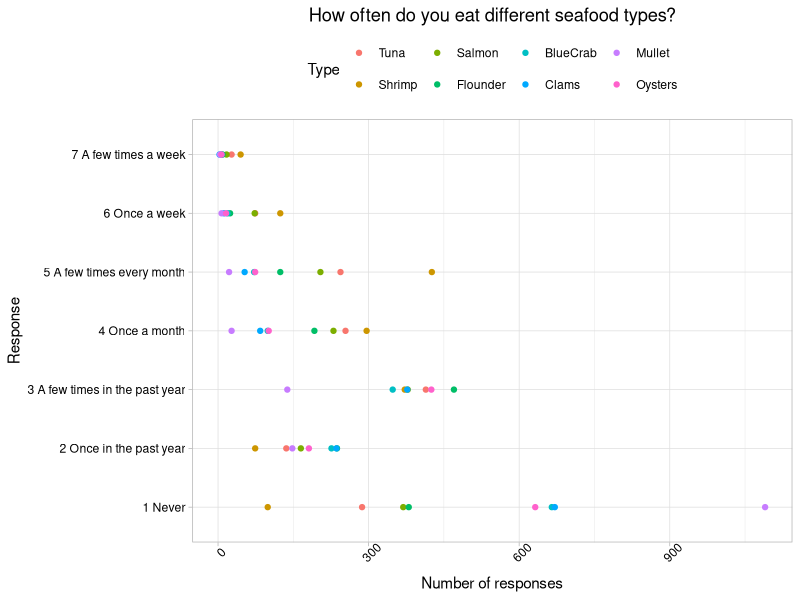
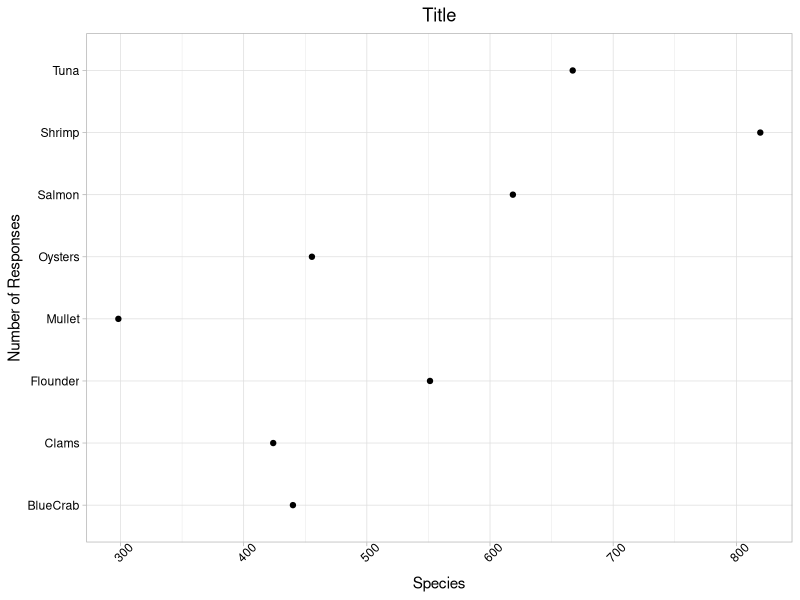
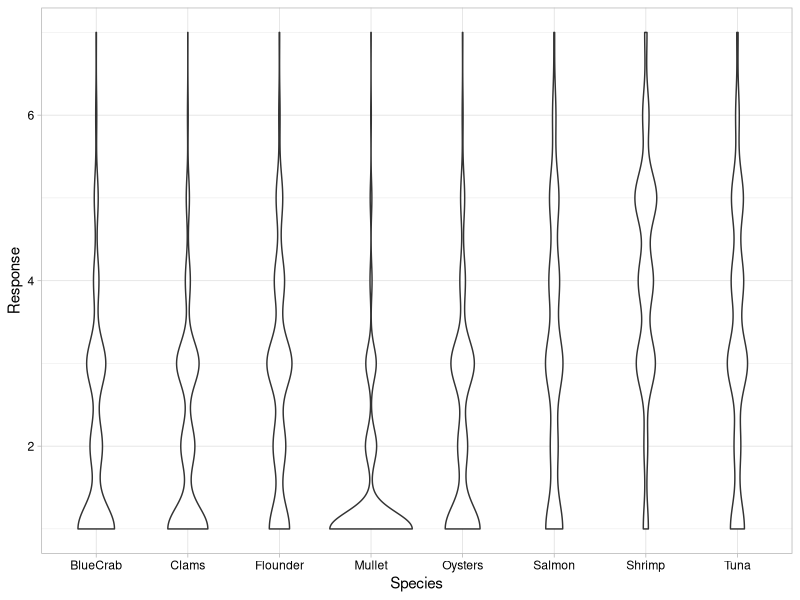
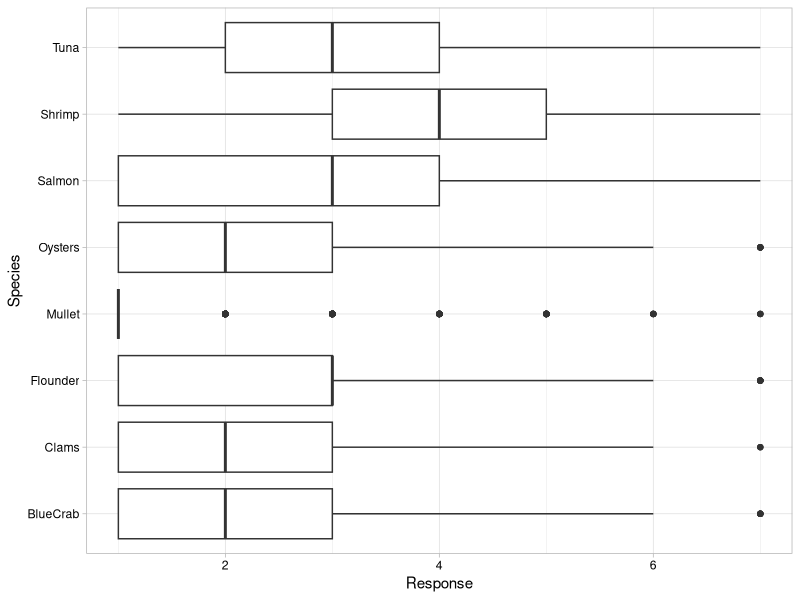
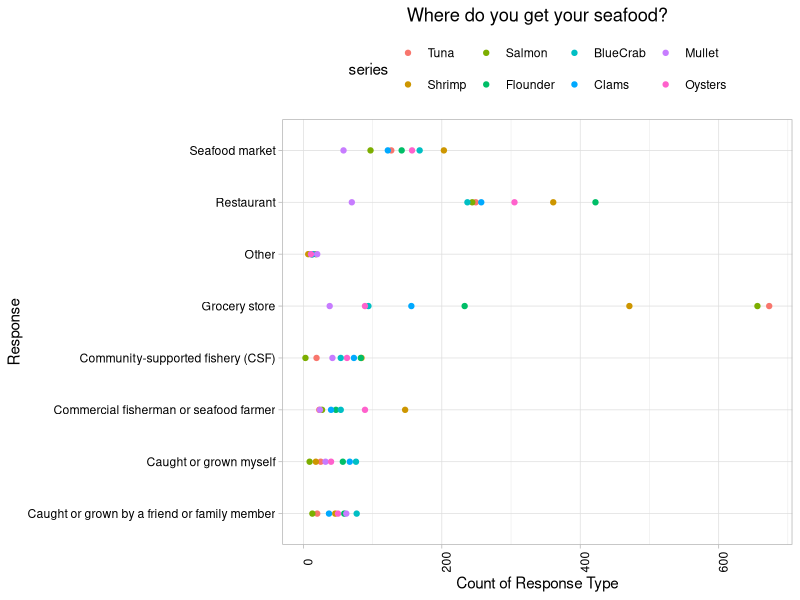
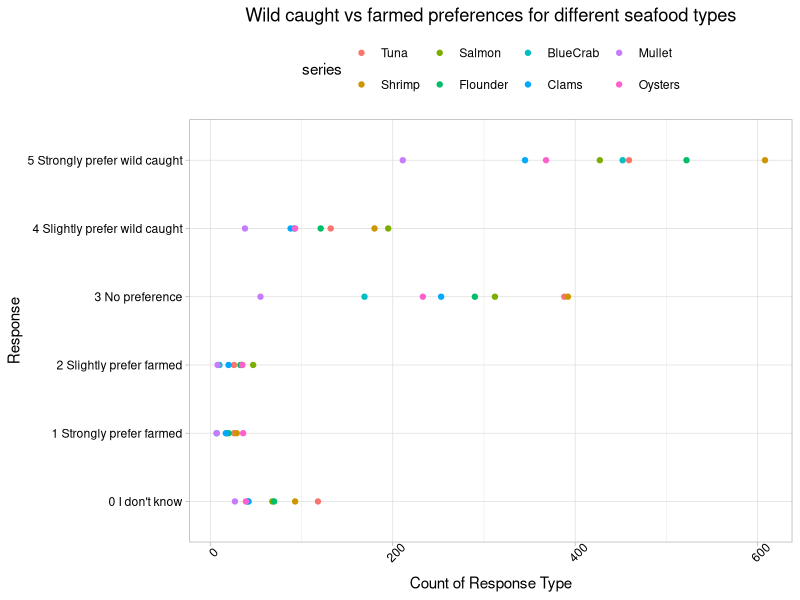
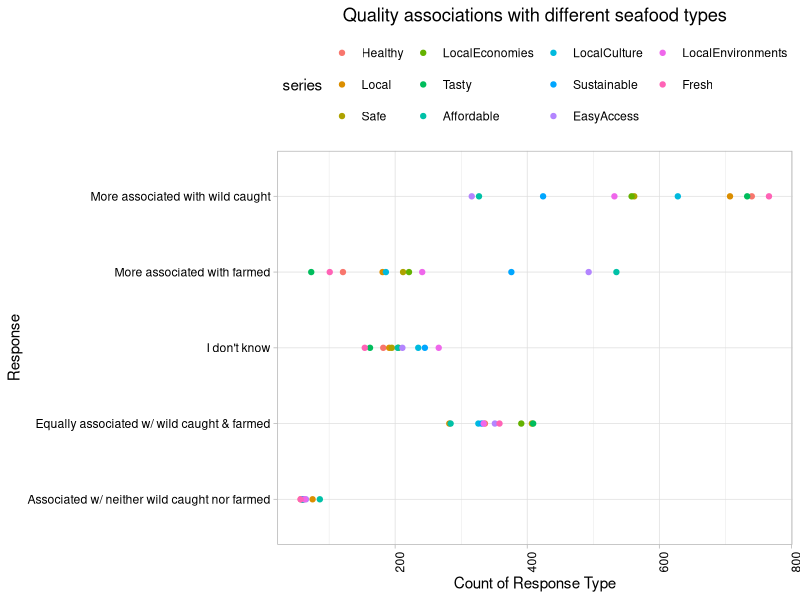
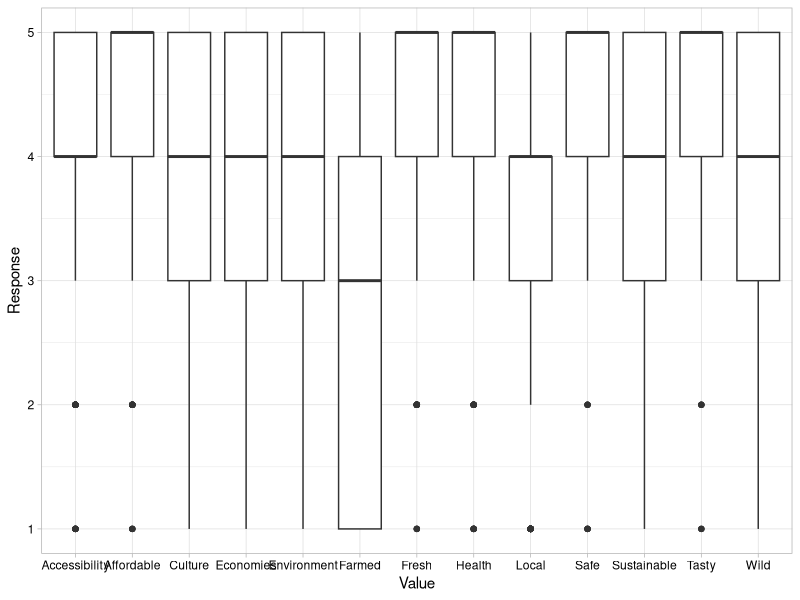

The R source for these figures, in order:
## ---- chunk 1
knitr::opts_chunk$set(echo = TRUE)
## ---- chunk 2
getwd()
library(tidyverse)
library(ggplot2)
library(reshape2)

survey.dat <- read.csv("./AquacultureSurveyData.csv")
survey.codes <- read.csv("./AquacultureSurveyCodes.csv")

# Set ggplot theme
mytheme <- theme_light() +
  theme(axis.text = element_text(color = "black"), 
        legend.position = "top")
theme_set(mytheme)
## ---- chunk 3
freq.sp <- select(survey.dat, Frequency_Tuna:Frequency_Oysters)

freq.sp.Tuna <- as.data.frame(table(freq.sp$Frequency_Tuna))
freq.sp.Shrimp <- as.data.frame(table(freq.sp$Frequency_Shrimp))
freq.sp.Salmon <- as.data.frame(table(freq.sp$Frequency_Salmon))
freq.sp.Flounder <- as.data.frame(table(freq.sp$Frequency_Flounder))
freq.sp.BlueCrab <- as.data.frame(table(freq.sp$Frequency_BlueCrab))
freq.sp.Clams <- as.data.frame(table(freq.sp$Frequency_Clams))
freq.sp.Mullet <- as.data.frame(table(freq.sp$Frequency_Mullet))
freq.sp.Oysters <- as.data.frame(table(freq.sp$Frequency_Oysters))

freq.sp.summary <- freq.sp.Tuna %>% 
  left_join(freq.sp.Shrimp, by = "Var1") %>% 
  left_join(freq.sp.Salmon, by = "Var1") %>% 
  left_join(freq.sp.Flounder, by = "Var1") %>% 
  left_join(freq.sp.BlueCrab, by = "Var1") %>% 
  left_join(freq.sp.Clams, by = "Var1") %>% 
  left_join(freq.sp.Mullet, by = "Var1") %>% 
  left_join(freq.sp.Oysters, by = "Var1")
freq.sp.summary <- freq.sp.summary %>% 
  rename(Response = Var1,
         Tuna = Freq.x,
         Shrimp = Freq.y,
         Salmon = Freq.x.x,
         Flounder = Freq.y.y,
         BlueCrab = Freq.x.x.x,
         Clams = Freq.y.y.y,
         Mullet = Freq.x.x.x.x,
         Oysters = Freq.y.y.y.y)

freq.response.meaning <- c("1 Never", 
                           "2 Once in the past year", 
                           "3 A few times in the past year",
                           "4 Once a month",
                           "5 A few times every month",
                           "6 Once a week",
                           "7 A few times a week")

freq.sp.summary$Response_Explanation <- freq.response.meaning

#melt data frame into long format
freq.sp.summary.long <- melt(freq.sp.summary,  id.vars = 'Response_Explanation', variable.name = 'series')
freq.sp.summary.long <- freq.sp.summary.long[-c(1, 2, 3, 4, 5, 6, 7), ]
freq.sp.summary.long$value <- as.numeric(freq.sp.summary.long$value)

#create plot for each column in data frame
ggplot(freq.sp.summary.long, aes(y=Response_Explanation, x=value)) +
  geom_point(aes(colour = series)) + 
  labs(title ="How often do you eat different seafood types?",
       x="Number of responses",
       y="Response",
       color = "Type") + 
  theme(axis.text.x = element_text(angle = 45), 
        plot.title = element_text(hjust=0.5))

## ---- chunk 4
#which species are eaten most frequently
freq.sp.summary$Response <- as.numeric(freq.sp.summary$Response)
freq.sp.summary.which <- freq.sp.summary %>% 
  mutate(Tuna.freq = Tuna * Response,
         Shrimp.freq = Shrimp * Response,
         Salmon.freq = Salmon * Response,
         Flounder.freq = Flounder * Response,
         BlueCrab.freq = BlueCrab * Response,
         Clams.freq = Clams * Response,
         Mullet.freq = Mullet * Response,
         Oysters.freq = Oysters * Response) %>% 
  select(Response, Response_Explanation:Oysters.freq) %>% 
  summarize(Tuna = mean(Tuna.freq),
            Shrimp = mean(Shrimp.freq),
            Salmon = mean(Salmon.freq),
            Flounder = mean(Flounder.freq),
            BlueCrab = mean(BlueCrab.freq),
            Clams = mean(Clams.freq),
            Mullet = mean(Mullet.freq),
            Oysters = mean(Oysters.freq)) %>% 
  pivot_longer(Tuna:Oysters, names_to = "Species", values_to = "ResponseMean")

#plot most frequently eaten sp
ggplot(freq.sp.summary.which) +
  geom_point(aes(y = Species, x = ResponseMean)) + 
  labs(title = "Title", 
       y = "Number of Responses", 
       x = "Species") + 
  theme(axis.text.x = element_text(angle = 45), 
        plot.title = element_text(hjust=0.5))
## ---- chunk 5
freq.sp.pivot <- freq.sp %>% 
  rename(Tuna = Frequency_Tuna,
         Shrimp = Frequency_Shrimp,
         Salmon = Frequency_Salmon,
         Flounder = Frequency_Flounder,
         BlueCrab = Frequency_BlueCrab,
         Clams = Frequency_Clams,
         Mullet = Frequency_Mullet,
         Oysters = Frequency_Oysters) %>% 
  pivot_longer(Tuna:Oysters, names_to = "Species", values_to = "Response") %>% 
  mutate(Response = Response + 1)

# Violin plot
freq.pivot.violin <-
  ggplot(freq.sp.pivot, aes(x = Species, y = Response)) +
  geom_violin()
freq.pivot.violin

# Box plot
freq.pivot.box <-
  ggplot(freq.sp.pivot, aes(y = Species, x = Response)) +
  geom_boxplot()
freq.pivot.box
## ---- chunk 6
where.sp <- select(survey.dat, Where_Tuna:Where_Oysters)

where.sp.Tuna <- as.data.frame(table(where.sp$Where_Tuna))
where.sp.Shrimp <- as.data.frame(table(where.sp$Where_Shrimp))
where.sp.Salmon <- as.data.frame(table(where.sp$Where_Salmon))
where.sp.Flounder <- as.data.frame(table(where.sp$Where_Flounder))
where.sp.BlueCrab <- as.data.frame(table(where.sp$Where_BlueCrab))
where.sp.Clams <- as.data.frame(table(where.sp$Where_Clams))
where.sp.Mullet <- as.data.frame(table(where.sp$Where_Mullet))
where.sp.Oysters <- as.data.frame(table(where.sp$Where_Oysters))

where.sp.summary <- where.sp.Tuna %>% 
  left_join(where.sp.Shrimp, by = "Var1") %>% 
  left_join(where.sp.Salmon, by = "Var1") %>% 
  left_join(where.sp.Flounder, by = "Var1") %>% 
  left_join(where.sp.BlueCrab, by = "Var1") %>% 
  left_join(where.sp.Clams, by = "Var1") %>% 
  left_join(where.sp.Mullet, by = "Var1") %>% 
  left_join(where.sp.Oysters, by = "Var1")
where.sp.summary <- where.sp.summary %>% 
  rename(Response = Var1,
         Tuna = Freq.x,
         Shrimp = Freq.y,
         Salmon = Freq.x.x,
         Flounder = Freq.y.y,
         BlueCrab = Freq.x.x.x,
         Clams = Freq.y.y.y,
         Mullet = Freq.x.x.x.x,
         Oysters = Freq.y.y.y.y)

where.response.meaning <- c("Caught or grown myself", 
                           "Caught or grown by a friend or family member", 
                           "Grocery store",
                           "Restaurant",
                           "Seafood market",
                           "Commercial fisherman or seafood farmer",
                           "Community-supported fishery (CSF)",
                           "Other")

where.sp.summary$Response_Explanation <- where.response.meaning

#melt data frame into long format
where.sp.summary.long <- melt(where.sp.summary,  id.vars = 'Response_Explanation', variable.name = 'series')
where.sp.summary.long <- where.sp.summary.long[-c(1, 2, 3, 4, 5, 6, 7, 8), ]
where.sp.summary.long$value <- as.numeric(where.sp.summary.long$value)

#create plot for each column in data frame
ggplot(where.sp.summary.long, aes(y=Response_Explanation, x=value)) +
  geom_point(aes(colour = series)) + 
  labs(title ="Where do you get your seafood?",
       x="Count of Response Type",
       y="Response") + 
  theme(axis.text.x = element_text(angle = 90), 
        plot.title = element_text(hjust=0.5))
## ---- chunk 7
pref.sp <- select(survey.dat, Preference_Tuna:Preference_Oysters)

pref.sp.Tuna <- as.data.frame(table(pref.sp$Preference_Tuna))
pref.sp.Shrimp <- as.data.frame(table(pref.sp$Preference_Shrimp))
pref.sp.Salmon <- as.data.frame(table(pref.sp$Preference_Salmon))
pref.sp.Flounder <- as.data.frame(table(pref.sp$Preference_Flounder))
pref.sp.BlueCrab <- as.data.frame(table(pref.sp$Preference_BlueCrab))
pref.sp.Clams <- as.data.frame(table(pref.sp$Preference_Clams))
pref.sp.Mullet <- as.data.frame(table(pref.sp$Preference_Mullet))
pref.sp.Oysters <- as.data.frame(table(pref.sp$Preference_Oysters))

pref.sp.summary <- pref.sp.Tuna %>% 
  left_join(pref.sp.Shrimp, by = "Var1") %>% 
  left_join(pref.sp.Salmon, by = "Var1") %>% 
  left_join(pref.sp.Flounder, by = "Var1") %>% 
  left_join(pref.sp.BlueCrab, by = "Var1") %>% 
  left_join(pref.sp.Clams, by = "Var1") %>% 
  left_join(pref.sp.Mullet, by = "Var1") %>% 
  left_join(pref.sp.Oysters, by = "Var1")
pref.sp.summary <- pref.sp.summary %>% 
  rename(Response = Var1,
         Tuna = Freq.x,
         Shrimp = Freq.y,
         Salmon = Freq.x.x,
         Flounder = Freq.y.y,
         BlueCrab = Freq.x.x.x,
         Clams = Freq.y.y.y,
         Mullet = Freq.x.x.x.x,
         Oysters = Freq.y.y.y.y)

pref.response.meaning <- c("5 Strongly prefer wild caught", 
                           "4 Slightly prefer wild caught", 
                           "3 No preference",
                           "2 Slightly prefer farmed",
                           "1 Strongly prefer farmed",
                           "0 I don't know")

pref.sp.summary$Response_Explanation <- pref.response.meaning

#melt data frame into long format
pref.sp.summary.long <- melt(pref.sp.summary,  id.vars = 'Response_Explanation', variable.name = 'series')
pref.sp.summary.long <- pref.sp.summary.long[-c(1, 2, 3, 4, 5, 6), ]
pref.sp.summary.long$value <- as.numeric(pref.sp.summary.long$value)

#create plot for each column in data frame
ggplot(pref.sp.summary.long, aes(y=Response_Explanation, x=value)) +
  geom_point(aes(colour = series)) + 
  labs(title ="Wild caught vs farmed preferences for different seafood types",
       x="Count of Response Type",
       y="Response") + 
  theme(axis.text.x = element_text(angle = 45), 
        plot.title = element_text(hjust=0.5))
## ---- chunk 8
qual.sp <- select(survey.dat, Qualities_Healthy:Qualities_Fresh)

qual.sp.Healthy <- as.data.frame(table(qual.sp$Qualities_Healthy))
qual.sp.Local <- as.data.frame(table(qual.sp$Qualities_Local))
qual.sp.Safe <- as.data.frame(table(qual.sp$Qualities_Safe))
qual.sp.Local_Economies <- as.data.frame(table(qual.sp$Qualities_Local_Economies))
qual.sp.Tasty <- as.data.frame(table(qual.sp$Qualities_Tasty))
qual.sp.Affordable <- as.data.frame(table(qual.sp$Qualities_Affordable))
qual.sp.Local_Culture <- as.data.frame(table(qual.sp$Qualities_Local_Culture))
qual.sp.Sustainable <- as.data.frame(table(qual.sp$Qualities_Sustainable))
qual.sp.Easy_Access <- as.data.frame(table(qual.sp$Qualities_Easy_Access))
qual.sp.Local_Environments <- as.data.frame(table(qual.sp$Qualities_Local_Environments))
qual.sp.Fresh <- as.data.frame(table(qual.sp$Qualities_Fresh))

qual.sp.summary <- qual.sp.Healthy %>% 
  left_join(qual.sp.Local, by = "Var1") %>% 
  left_join(qual.sp.Safe, by = "Var1") %>% 
  left_join(qual.sp.Local_Economies, by = "Var1") %>% 
  left_join(qual.sp.Tasty, by = "Var1") %>% 
  left_join(qual.sp.Affordable, by = "Var1") %>% 
  left_join(qual.sp.Local_Culture, by = "Var1") %>% 
  left_join(qual.sp.Sustainable, by = "Var1") %>%
  left_join(qual.sp.Easy_Access, by = "Var1") %>%
  left_join(qual.sp.Local_Environments, by = "Var1") %>%
  left_join(qual.sp.Fresh, by = "Var1")
qual.sp.summary <- qual.sp.summary %>% 
  rename(Response = Var1,
         Healthy = Freq.x,
         Local = Freq.y,
         Safe = Freq.x.x,
         LocalEconomies = Freq.y.y,
         Tasty = Freq.x.x.x,
         Affordable = Freq.y.y.y,
         LocalCulture = Freq.x.x.x.x,
         Sustainable = Freq.y.y.y.y,
         EasyAccess = Freq.x.x.x.x.x,
         LocalEnvironments = Freq.y.y.y.y.y,
         Fresh = Freq)

qual.response.meaning <- c("More associated with wild caught", 
                           "Equally associated w/ wild caught & farmed", 
                           "More associated with farmed",
                           "Associated w/ neither wild caught nor farmed",
                           "I don't know")

qual.sp.summary$Response_Explanation <- qual.response.meaning

#melt data frame into long format
qual.sp.summary.long <- melt(qual.sp.summary,  id.vars = 'Response_Explanation', variable.name = 'series')
qual.sp.summary.long <- qual.sp.summary.long[-c(1, 2, 3, 4, 5), ]
qual.sp.summary.long$value <- as.numeric(qual.sp.summary.long$value)

#create plot for each column in data frame
ggplot(qual.sp.summary.long, aes(y=Response_Explanation, x=value)) +
  geom_point(aes(colour = series)) + 
  labs(title ="Quality associations with different seafood types",
       x="Count of Response Type",
       y="Response") + 
  theme(axis.text.x = element_text(angle = 90), 
        plot.title = element_text(hjust=0.5))
## ---- chunk 9
importance <- survey.dat %>% 
  select(Importance_Health:Importance_Farmed, Age_corrected, Gender_original, Education, Political_Party, Race1, Income) %>% 
   rename(Health = Importance_Health,
         Local = Importance_Local,
         Safe = Importance_Safe,
         Economies = Importance_Local_Economies,
         Tasty = Importance_Tasty,
         Affordable = Importance_Affordable,
         Culture = Importance_Local_Culture,
         Sustainable = Importance_Sustainable,
         Accessibility = Importance_Easy_Access,
         Environment = Importance_Local_Environments,
         Fresh = Importance_Fresh,
         Wild = Importance_Wild,
         Farmed = Importance_Farmed,
         Age = Age_corrected,
         Gender = Gender_original) %>% 
  filter(Education != 8, Gender == 1 | Gender == 2, Age != 8, Political_Party == 1 | Political_Party == 2, Race1 != 8 | Race1 != 9, Income != 8)

columnnames <- c("Age", "Gender", "Education", "Political_Party", "Race1", "Income")
importance[columnnames] <- lapply(importance[columnnames], factor)

import.pivot <- importance %>% 
  pivot_longer(Health:Farmed, names_to = "Value", values_to = "Response")

# Box plot
import.pivot.box <-
  ggplot(import.pivot, aes(x = Value, y = Response)) +
  geom_boxplot()
import.pivot.box  #doesn't show much honestly

# exploring demographics to see if there are any w/ few numbers
summary(importance$Age)
summary(importance$Gender)
summary(importance$Education) #only 7 people at ed level 7 doctorate
summary(importance$Political_Party)
summary(importance$Race1) #low numbers of 4-7 - might want to narrow to just 1, 2, 3 (white, latino, black)
summary(importance$Income)

# distribution of selected values
sust <- summary(importance$Sustainable)
sust[4]

import.summary <- importance %>% 
  summarize(Health = mean(Health),
            Local = mean(Local),
            Safe = mean(Safe),
            Economies = mean(Economies),
            Tasty = mean(Tasty),
            Affordable = mean(Affordable),
            Culture = mean(Culture),
            Sustainable = mean(Sustainable),
            Accessible = mean(Accessibility),
            Environment = mean(Environment),
            Fresh = mean(Fresh),
            Wild = mean(Wild),
            Farmed = mean(Farmed)) %>% 
  pivot_longer(Health:Farmed, names_to = "Value", values_to = "Mean")

ggplot(import.summary, aes(x = Value, y = Mean)) +
  geom_point(size = 3) +
  scale_y_continuous(limits = c(1,5)) +
  theme(axis.text.x = element_text(angle = 45, vjust = 0.65), 
        plot.title = element_text(hjust=0.5)) +
  labs(title = "Relative Importance of Values Associated with Seafood", 
       y = "Relative Importance (mean)", 
       x = "Values")
## ---- chunk 10
#models
importance.lm.age <- lm(data = importance, Wild ~ Age)
summary(importance.lm.age) #older people care more about wild?

importance.lm.gender <- lm(data = importance, Wild ~ Gender)
summary(importance.lm.gender) # no difference

importance.lm.education <- lm(data = importance, Wild ~ Education)
summary(importance.lm.education) # ed3 significant

importance.lm.political <- lm(data = importance, Wild ~ Political_Party)
summary(importance.lm.political) # no significance

importance.lm.race <- lm(data = importance, Wild ~ Race1)
summary(importance.lm.race) # no significance

importance.lm.income <- lm(data = importance, Wild ~ Income)
summary(importance.lm.income) # 

importance.lm.age.gender <- lm(data = importance, Wild ~ Age * Gender)
summary(importance.lm.age.gender) #

importance.plot <- ggplot(importance, aes(x = Education, y = Wild)) +
  geom_jitter()
importance.plot
## ---- chunk 11
#models
fresh.lm.age <- lm(data = importance, Fresh ~ Age)
summary(fresh.lm.age) #older people care more about fresh

fresh.lm.gender <- lm(data = importance, Fresh ~ Gender)
summary(fresh.lm.gender) # no difference

fresh.lm.education <- lm(data = importance, Fresh ~ Education)
summary(fresh.lm.education) # ed3 significant

fresh.lm.political <- lm(data = importance, Fresh ~ Political_Party)
summary(fresh.lm.political) # no significance

fresh.lm.race <- lm(data = importance, Fresh ~ Race1)
summary(fresh.lm.race) # no significance

fresh.lm.income <- lm(data = importance, Fresh ~ Income)
summary(fresh.lm.income) # no significance

fresh.lm.age.gender <- lm(data = importance, Fresh ~ Age * Gender)
summary(fresh.lm.age.gender) #

#example plot?
fresh.plot <- ggplot(importance, aes(x = Education, y = Fresh)) +
  geom_jitter()
fresh.plot
## ---- chunk 12
summary(importance$Sustainable)

sust.lm.age <- lm(data = importance, Sustainable ~ Age)
summary(sust.lm.age) #age 6 cares slightly more

sust.lm.gender <- lm(data = importance, Sustainable ~ Gender)
summary(sust.lm.gender) # no difference

sust.lm.education <- lm(data = importance, Sustainable ~ Education)
summary(sust.lm.education) # ed3 significant

sust.lm.political <- lm(data = importance, Sustainable ~ Political_Party)
summary(sust.lm.political) # no significance

sust.lm.race <- lm(data = importance, Sustainable ~ Race1)
summary(sust.lm.race) # no significance

sust.lm.income <- lm(data = importance, Sustainable ~ Income)
summary(sust.lm.income) # no significance

sust.lm.age.gender <- lm(data = importance, Sustainable ~ Age * Gender)
summary(sust.lm.age.gender) #

sust.plot <- ggplot(importance, aes(x = Education, y = Sustainable)) +
  geom_jitter()
sust.plot
## ---- chunk 13
summary(importance$Local)

local.lm.age <- lm(data = importance, Local ~ Age)
summary(local.lm.age) #age 6 cares slightly more

local.lm.gender <- lm(data = importance, Local ~ Gender)
summary(local.lm.gender) # no difference

local.lm.education <- lm(data = importance, Local ~ Education)
summary(local.lm.education) # ed3 significant

local.lm.political <- lm(data = importance, Local ~ Political_Party)
summary(local.lm.political) # no significance

local.lm.race <- lm(data = importance, Local ~ Race1)
summary(local.lm.race) # no significance

local.lm.income <- lm(data = importance, Local ~ Income)
summary(local.lm.income) # no significance

local.lm.age.gender <- lm(data = importance, Local ~ Age * Gender)
summary(local.lm.age.gender) #

local.plot <- ggplot(importance, aes(x = Education, y = Local)) +
  geom_jitter()
local.plot
